Frame 1 (no input): blank canvas, image omitted
Frame 60 (no input): blank canvas, image omitted
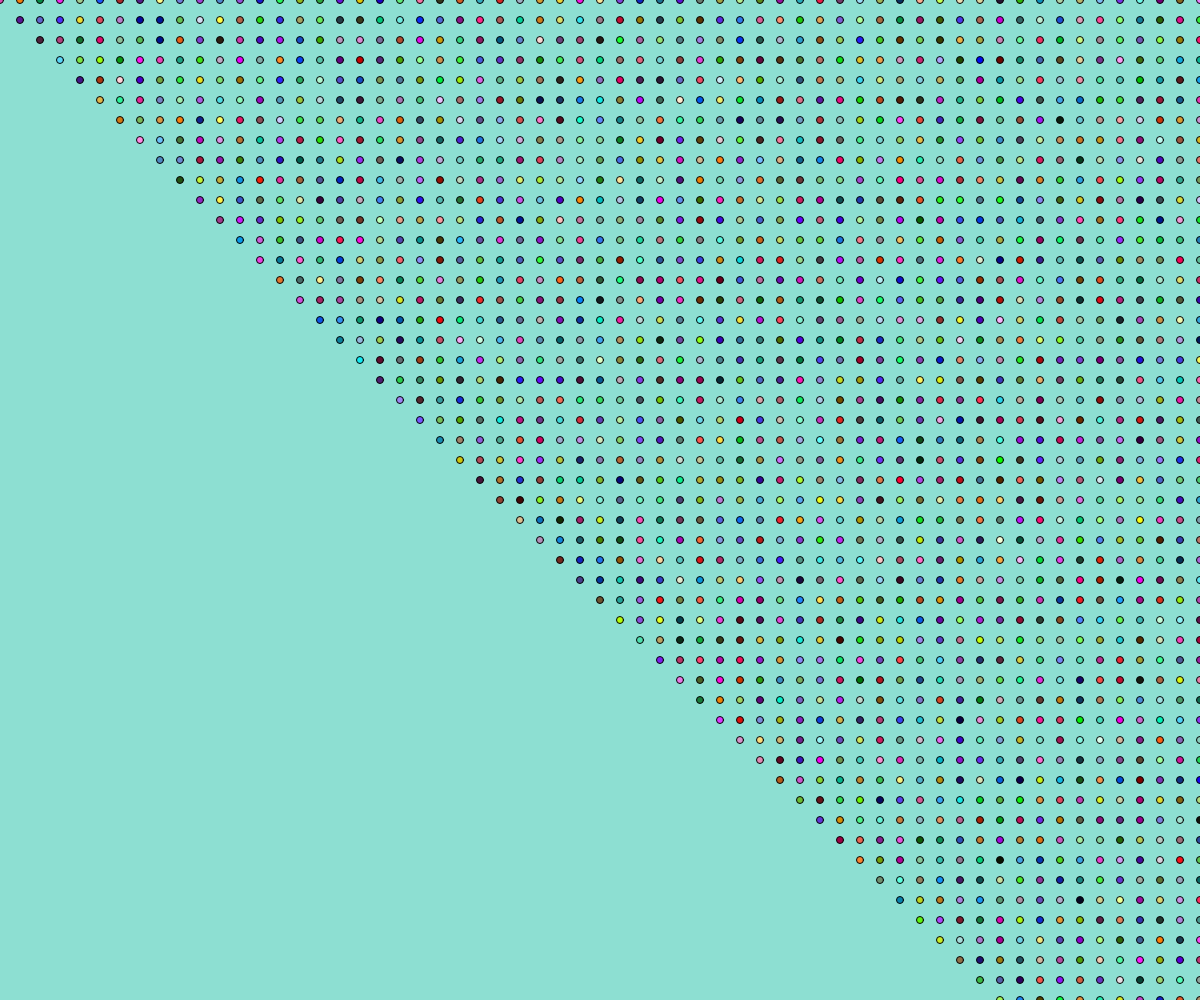
Frame 120 (the mouse pressed at the canvas centre since frame 60)

The p5.js sketch whose frames 1 and 60 were blank and that drew this single picture after the mouse press (run headless with seeded random() and noise() and a simulated clock; from frame 60 on, the mouse is pressed at the canvas centre):

// p5.js sketch
// ── sketch.js
var option = 1;
function setup() {
  createCanvas(windowWidth, windowHeight);
  noFill();
}

function draw() {
  background(141, 223, 210);
  var density = map(mouseX, 0, width, 20, 50);

   if (option == 1) {
     noFill();
    // Option 4:  arcs
    var count = 500;
    for (var x = 50; x <= width-50; x += density) {
      for (var y = 50; y <= height-50; y+=density) {
        var s = map(count, 120, 0, 0, TWO_PI*2);
        arc(x, y, 7, 7, s, s + PI);
        count--;
      }
    }
  }


  else if (option == 2){
  // Option 5: colors

      for (var y = 0; y < height+10; y += 20) {
          for (var x = 0; x < width+10; x += 20) {
            fill(random(255), random(255), random(255));
            var d = 7;
            ellipse (x + y, y, d, d);
        }
      }
  }
}




function mousePressed() {
  option++;
  if (option > 2) option = 1;
}
